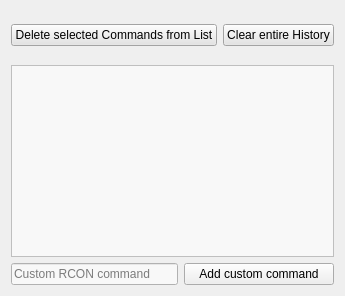
     <widget class="QWidget" name="Tab_Custom_Commands">
      <attribute name="title">
       <string>Command History</string>
      </attribute>
      <layout class="QVBoxLayout" name="verticalLayout_14">
       <item>
        <layout class="QVBoxLayout" name="verticalLayout_13">
         <item>
          <spacer name="verticalSpacer_8">
           <property name="orientation">
            <enum>Qt::Vertical</enum>
           </property>
           <property name="sizeType">
            <enum>QSizePolicy::Minimum</enum>
           </property>
           <property name="sizeHint" stdset="0">
            <size>
             <width>20</width>
             <height>13</height>
            </size>
           </property>
          </spacer>
         </item>
         <item>
          <layout class="QHBoxLayout" name="horizontalLayout_8">
           <item>
            <widget class="QPushButton" name="btn_cust_delete_selected">
             <property name="toolTip">
              <string>Delete selected Commands from List</string>
             </property>
             <property name="statusTip">
              <string>Delete selected Commands from List</string>
             </property>
             <property name="styleSheet">
              <string notr="true">background-color:rgb(228, 228, 228)
</string>
             </property>
             <property name="text">
              <string>Delete selected Commands from List</string>
             </property>
            </widget>
           </item>
           <item>
            <widget class="QPushButton" name="btn_cust_delete_all">
             <property name="toolTip">
              <string>Delete all Custom Commands</string>
             </property>
             <property name="statusTip">
              <string>Delete all Custom Commands</string>
             </property>
             <property name="styleSheet">
              <string notr="true">background-color:rgb(228, 228, 228)
</string>
             </property>
             <property name="text">
              <string>Clear entire History</string>
             </property>
            </widget>
           </item>
          </layout>
         </item>
         <item>
          <spacer name="verticalSpacer_9">
           <property name="orientation">
            <enum>Qt::Vertical</enum>
           </property>
           <property name="sizeType">
            <enum>QSizePolicy::Minimum</enum>
           </property>
           <property name="sizeHint" stdset="0">
            <size>
             <width>20</width>
             <height>13</height>
            </size>
           </property>
          </spacer>
         </item>
         <item>
          <widget class="QListWidget" name="list_custom_commands_console">
           <property name="mouseTracking">
            <bool>true</bool>
           </property>
           <property name="toolTip">
            <string>History of Commands</string>
           </property>
           <property name="statusTip">
            <string>History of Commands</string>
           </property>
           <property name="styleSheet">
            <string notr="true">background-color:rgb(248, 248, 248);</string>
           </property>
           <property name="editTriggers">
            <set>QAbstractItemView::NoEditTriggers</set>
           </property>
           <property name="selectionMode">
            <enum>QAbstractItemView::ExtendedSelection</enum>
           </property>
           <property name="selectionBehavior">
            <enum>QAbstractItemView::SelectRows</enum>
           </property>
          </widget>
         </item>
         <item>
          <layout class="QHBoxLayout" name="horizontalLayout_28">
           <item>
            <widget class="QLineEdit" name="LE_add_custom_command">
             <property name="styleSheet">
              <string notr="true">background-color:rgb(248, 248, 248);</string>
             </property>
             <property name="placeholderText">
              <string>Custom RCON command</string>
             </property>
            </widget>
           </item>
           <item>
            <widget class="QPushButton" name="btn_add_cust_command">
             <property name="minimumSize">
              <size>
               <width>150</width>
               <height>0</height>
              </size>
             </property>
             <property name="text">
              <string>Add custom command</string>
             </property>
            </widget>
           </item>
          </layout>
         </item>
        </layout>
       </item>
      </layout>
     </widget>
